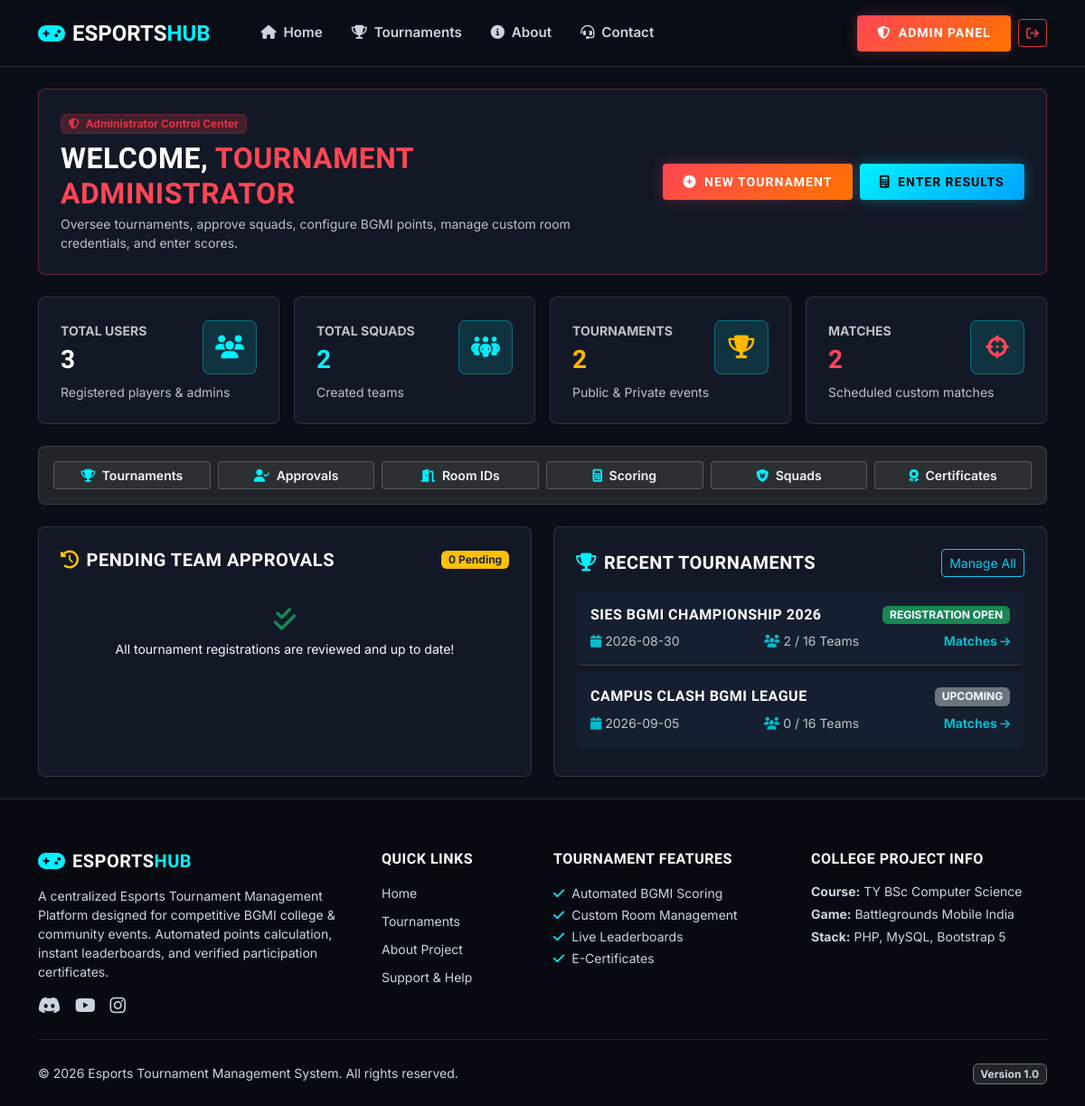
Page /admin/dashboard.php (signed in) on the committed database.
### tables this page shows
CREATE TABLE IF NOT EXISTS `tournaments` (
    `id` INT AUTO_INCREMENT PRIMARY KEY,
    `tournament_name` VARCHAR(150) NOT NULL,
    `game` VARCHAR(50) NOT NULL DEFAULT 'BGMI',
    `description` TEXT DEFAULT NULL,
    `tournament_type` ENUM('public', 'private') NOT NULL DEFAULT 'public',
    `access_code` VARCHAR(50) DEFAULT NULL,  
    `max_teams` INT NOT NULL DEFAULT 16,
    `registration_start` DATE NOT NULL,
    `registration_end` DATE NOT NULL,
    `tournament_date` DATE NOT NULL,
    `status` ENUM('upcoming', 'registration_open', 'registration_closed', 'ongoing', 'completed', 'cancelled') NOT NULL DEFAULT 'upcoming',
    `banner` VARCHAR(255) DEFAULT 'default_banner.jpg',
    `rules` TEXT DEFAULT NULL,
    `kill_points_rate` INT NOT NULL DEFAULT 1,  
    `created_by` INT NOT NULL,
    `created_at` TIMESTAMP DEFAULT CURRENT_TIMESTAMP,
    CONSTRAINT `fk_tournaments_admin` FOREIGN KEY (`created_by`) REFERENCES `users` (`id`) ON DELETE CASCADE
);

### admin/dashboard.php (the view, shortened to what this page needs)
<?php
require_once "../config/database.php";
$adminName = $_SESSION['name'];
$stats = [
    'users' => $pdo->query("SELECT COUNT(*) FROM users")->fetchColumn(),
    'teams' => $pdo->query("SELECT COUNT(*) FROM teams")->fetchColumn(),
    'tournaments' => $pdo->query("SELECT COUNT(*) FROM tournaments")->fetchColumn(),
    'matches' => $pdo->query("SELECT COUNT(*) FROM matches")->fetchColumn(),
];
$pendingStmt = $pdo->query("
    SELECT tr.id AS reg_id, tr.registered_at, t.tournament_name, t.tournament_type,
           tm.team_name, tm.team_tag, u.name AS captain_name
    FROM tournament_registrations tr
    JOIN tournaments t ON tr.tournament_id = t.id
    JOIN teams tm ON tr.team_id = tm.id
    JOIN users u ON tm.captain_id = u.id
    WHERE tr.status = 'pending'
    ORDER BY tr.registered_at DESC
    LIMIT 5
");
$pendingRegistrations = $pendingStmt->fetchAll();
$tourneyStmt = $pdo->query("
    SELECT t.*, COUNT(tr.id) AS registered_teams_count
    FROM tournaments t
    LEFT JOIN tournament_registrations tr ON t.id = tr.tournament_id AND tr.status = 'approved'
    GROUP BY t.id
    ORDER BY t.created_at DESC
    LIMIT 4
");
$recentTournaments = $tourneyStmt->fetchAll();
require_once "../includes/header.php";
require_once "../includes/navbar.php";
?>
<div class="container py-4">
    <div class="esports-card mb-4 border-flame">
        <div class="row align-items-center">
            <div class="col-md-7">
                <span class="badge bg-danger bg-opacity-25 text-danger border border-danger border-opacity-25 mb-2">
                    <i class="fa-solid fa-shield-halved me-1"></i> Administrator Control Center
                </span>
                <h2 class="text-white mb-1">Welcome, <span class="text-flame"><?php echo htmlspecialchars($adminName); ?></span></h2>
                <p class="text-light mb-0 small opacity-75">
                    Oversee tournaments, approve squads, configure BGMI points, manage custom room credentials, and enter scores.
                </p>
            </div>
            <div class="col-md-5 text-md-end mt-3 mt-md-0 d-flex gap-2 justify-content-md-end flex-wrap">
                <a href="create_tournament.php" class="btn btn-flame btn-sm">
                    <i class="fa-solid fa-plus-circle me-1"></i> New Tournament
                </a>
                <a href="results.php" class="btn btn-neon-primary btn-sm">
                    <i class="fa-solid fa-calculator me-1"></i> Enter Results
                </a>
            </div>
        </div>
    </div>
    <div class="row g-3 mb-4">
        <div class="col-6 col-lg-3">
            <div class="esports-card">
                <div class="d-flex justify-content-between align-items-center">
                    <div>
                        <span class="text-light small text-uppercase fw-bold opacity-75">Total Users</span>
                        <h3 class="text-white mb-0 mt-1"><?php echo $stats['users']; ?></h3>
                    </div>
                    <div class="feature-icon-box mb-0 text-cyan">
                        <i class="fa-solid fa-users"></i>
                    </div>
                </div>
                <div class="mt-2 small text-light opacity-75">Registered players & admins</div>
            </div>
        </div>
        <div class="col-6 col-lg-3">
            <div class="esports-card">
                <div class="d-flex justify-content-between align-items-center">
                    <div>
                        <span class="text-light small text-uppercase fw-bold opacity-75">Total Squads</span>
                        <h3 class="text-cyan mb-0 mt-1"><?php echo $stats['teams']; ?></h3>
                    </div>
                    <div class="feature-icon-box mb-0 text-cyan">
                        <i class="fa-solid fa-people-group"></i>
                    </div>
                </div>
                <div class="mt-2 small text-light opacity-75">Created teams</div>
            </div>
        </div>
        <div class="col-6 col-lg-3">
            <div class="esports-card">
                <div class="d-flex justify-content-between align-items-center">
                    <div>
                        <span class="text-light small text-uppercase fw-bold opacity-75">Tournaments</span>
                        <h3 class="text-gold mb-0 mt-1"><?php echo $stats['tournaments']; ?></h3>
                    </div>
                    <div class="feature-icon-box mb-0 text-gold">
                        <i class="fa-solid fa-trophy"></i>
                    </div>
                </div>
                <div class="mt-2 small text-light opacity-75">Public & Private events</div>
            </div>
        </div>
        <div class="col-6 col-lg-3">
            <div class="esports-card">
                <div class="d-flex justify-content-between align-items-center">
                    <div>
                        <span class="text-light small text-uppercase fw-bold opacity-75">Matches</span>
                        <h3 class="text-flame mb-0 mt-1"><?php echo $stats['matches']; ?></h3>
                    </div>
                    <div class="feature-icon-box mb-0 text-flame">
                        <i class="fa-solid fa-crosshairs"></i>
                    </div>
                </div>
                <div class="mt-2 small text-light opacity-75">Scheduled custom matches</div>
            </div>
        </div>
    </div>
    <div class="esports-card mb-4 p-3 bg-dark">
        <div class="row g-2 text-center">
            <div class="col-6 col-md-2">
                <a href="tournaments.php" class="btn btn-outline-secondary w-100 btn-sm text-truncate">
                    <i class="fa-solid fa-trophy text-cyan me-1"></i> Tournaments
                </a>
            </div>
            <div class="col-6 col-md-2">
                <a href="registrations.php" class="btn btn-outline-secondary w-100 btn-sm text-truncate">
                    <i class="fa-solid fa-user-check text-cyan me-1"></i> Approvals
                </a>
            </div>
            <div class="col-6 col-md-2">
                <a href="matches.php" class="btn btn-outline-secondary w-100 btn-sm text-truncate">
                    <i class="fa-solid fa-door-open text-cyan me-1"></i> Room IDs
                </a>
            </div>
            <div class="col-6 col-md-2">
                <a href="results.php" class="btn btn-outline-secondary w-100 btn-sm text-truncate">
                    <i class="fa-solid fa-calculator text-cyan me-1"></i> Scoring
                </a>
            </div>
            <div class="col-6 col-md-2">
                <a href="teams.php" class="btn btn-outline-secondary w-100 btn-sm text-truncate">
                    <i class="fa-solid fa-shield-cat text-cyan me-1"></i> Squads
                </a>
            </div>
            <div class="col-6 col-md-2">
                <a href="certificates.php" class="btn btn-outline-secondary w-100 btn-sm text-truncate">
                    <i class="fa-solid fa-award text-cyan me-1"></i> Certificates
                </a>
            </div>
        </div>
    </div>
    <div class="row g-4">
        <div class="col-lg-6">
            <div class="esports-card h-100">
                <div class="d-flex justify-content-between align-items-center mb-3">
                    <h5 class="text-white mb-0">
                        <i class="fa-solid fa-clock-rotate-left text-warning me-2"></i>Pending Team Approvals
                    </h5>
                    <span class="badge bg-warning text-dark fw-bold"><?php echo count($pendingRegistrations); ?> Pending</span>
                </div>
                <?php if (empty($pendingRegistrations)): ?>
                    <div class="text-center py-4">
                        <i class="fa-solid fa-check-double text-success fs-3 mb-2 d-block"></i>
                        <p class="small text-light mb-0">All tournament registrations are reviewed and up to date!</p>
                    </div>
                <?php endif; ?>
            </div>
        </div>
        <div class="col-lg-6">
            <div class="esports-card h-100">
                <div class="d-flex justify-content-between align-items-center mb-3">
                    <h5 class="text-white mb-0">
                        <i class="fa-solid fa-trophy text-cyan me-2"></i>Recent Tournaments
                    </h5>
                    <a href="tournaments.php" class="btn btn-sm btn-outline-info">Manage All</a>
                </div>
                <div class="list-group list-group-flush bg-transparent">
                    <?php foreach ($recentTournaments as $t): ?>
                        <div class="list-group-item bg-dark border-secondary border-opacity-25 rounded mb-2 text-white p-3">
                            <div class="d-flex justify-content-between align-items-start mb-1">
                                <h6 class="mb-0 text-white fw-bold"><?php echo htmlspecialchars($t['tournament_name']); ?></h6>
                                <span class="badge <?php echo ($t['status'] === 'registration_open') ? 'bg-success' : 'bg-secondary'; ?> text-uppercase small">
                                    <?php echo str_replace('_', ' ', $t['status']); ?>
                                </span>
                            </div>
                            <div class="d-flex justify-content-between text-light opacity-75 small mt-2">
                                <span><i class="fa-solid fa-calendar me-1 text-cyan"></i><?php echo htmlspecialchars($t['tournament_date']); ?></span>
                                <span><i class="fa-solid fa-users me-1 text-cyan"></i><?php echo $t['registered_teams_count']; ?> / <?php echo $t['max_teams']; ?> Teams</span>
                                <a href="matches.php?tournament_id=<?php echo $t['id']; ?>" class="text-cyan text-decoration-none fw-bold">
                                    Matches <i class="fa-solid fa-arrow-right small"></i>
                                </a>
                            </div>
                        </div>
                    <?php endforeach; ?>
                </div>
            </div>
        </div>
    </div>
</div>
<?php require_once "../includes/footer.php"; ?>

### assets/css/style.css (style rules this page uses)
:root { --bg-dark: #0a0e17; --bg-card: #121826; --bg-card-hover: #1a2236; --bg-surface: #1e293b; --border-color: rgba(255, 255, 255, 0.12); --border-glow: rgba(0, 240, 255, 0.35); --primary-neon: #00f0ff; --secondary-neon: #ff4655; --accent-gold: #ffb800; --text-main: #f8fafc; --text-muted: #cbd5e1; --text-dim: #94a3b8; }
body { background-color: var(--bg-dark); color: var(--text-main); font-family: 'Inter', system-ui, -apple-system, sans-serif; min-height: 100vh; display: flex; flex-direction: column; overflow-x: hidden; }
.small, small { color: inherit; }
h1, h2, h3, h4, h5, h6, .brand-font { font-family: 'Rajdhani', sans-serif; font-weight: 700; letter-spacing: 0.5px; text-transform: uppercase; }
.text-cyan { color: var(--primary-neon) !important; }
.text-flame { color: var(--secondary-neon) !important; }
.text-gold { color: var(--accent-gold) !important; }
.btn-neon-primary { background: linear-gradient(135deg, #00f0ff 0%, #00a3ff 100%); color: #000000; font-weight: 700; font-family: 'Rajdhani', sans-serif; letter-spacing: 1px; text-transform: uppercase; border: none; padding: 0.6rem 1.4rem; border-radius: 4px; transition: all 0.3s ease; box-shadow: 0 0 15px rgba(0, 240, 255, 0.3); }
.btn-flame { background: linear-gradient(135deg, #ff4655 0%, #ff7300 100%); color: #ffffff; font-weight: 700; font-family: 'Rajdhani', sans-serif; letter-spacing: 1px; text-transform: uppercase; border: none; padding: 0.6rem 1.4rem; border-radius: 4px; box-shadow: 0 0 15px rgba(255, 70, 85, 0.3); transition: all 0.3s ease; }
.btn-outline-secondary { background: rgba(255, 255, 255, 0.05); border-color: rgba(255, 255, 255, 0.2); color: #f1f5f9 !important; font-weight: 600; transition: all 0.2s ease; }
.esports-card { background: var(--bg-card); border: 1px solid var(--border-color); border-radius: 8px; padding: 1.5rem; transition: all 0.3s cubic-bezier(0.4, 0, 0.2, 1); position: relative; overflow: hidden; }
.esports-card::before { content: ''; position: absolute; top: 0; left: 0; width: 3px; height: 100%; background: linear-gradient(to bottom, var(--primary-neon), transparent); opacity: 0; transition: opacity 0.3s ease; }
.border-flame { border-color: rgba(255, 70, 85, 0.35) !important; }
.feature-icon-box { width: 60px; height: 60px; border-radius: 8px; background: rgba(0, 240, 255, 0.12); border: 1px solid rgba(0, 240, 255, 0.3); display: flex; align-items: center; justify-content: center; font-size: 1.6rem; color: var(--primary-neon); margin-bottom: 1.25rem; }
.list-group-item { background-color: #161f30 !important; border-color: var(--border-color) !important; color: var(--text-main) !important; }

### rows in the picture
tournaments: tournament_name "SIES BGMI CHAMPIONSHIP 2026", status "REGISTRATION OPEN", tournament_date "2026-08-30", registered_teams_count "2", max_teams "16"
tournaments: tournament_name "CAMPUS CLASH BGMI LEAGUE", status "UPCOMING", tournament_date "2026-09-05", registered_teams_count "0", max_teams "16"

### other values in the picture
$adminName "TOURNAMENT ADMINISTRATOR"
$stats['users'] "3"
$stats['teams'] "2"
$stats['tournaments'] "2"
$stats['matches'] "2"
count($pendingRegistrations) "0"
